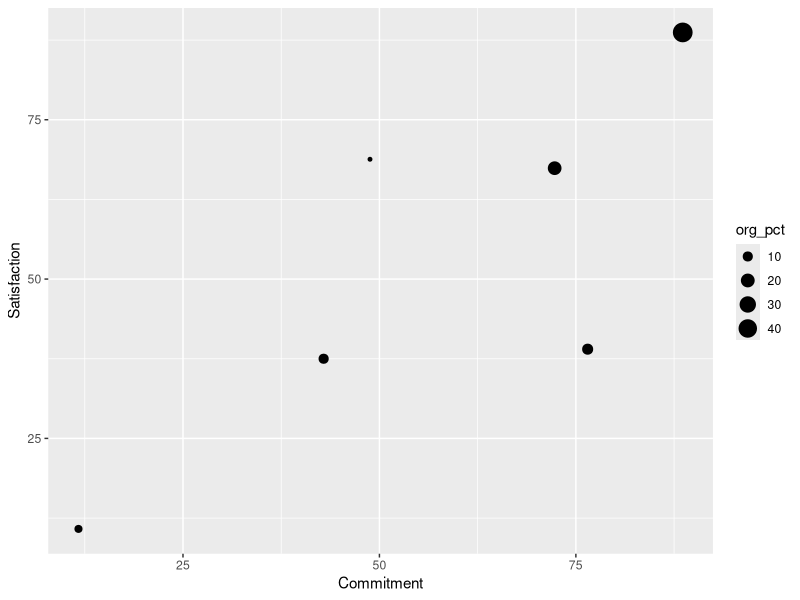
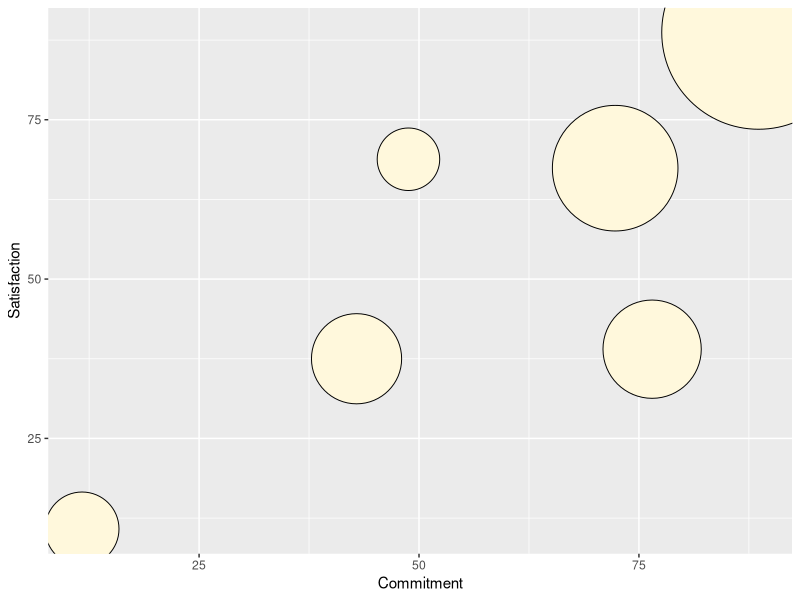
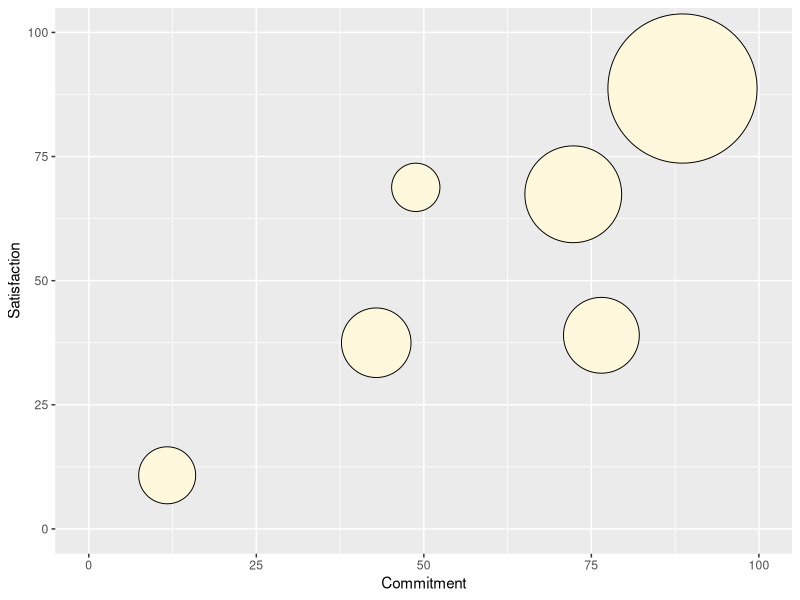
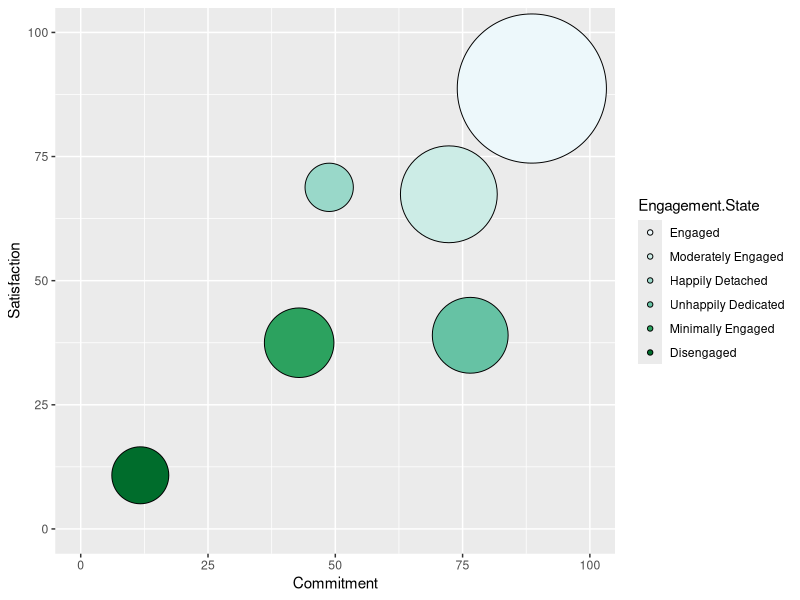
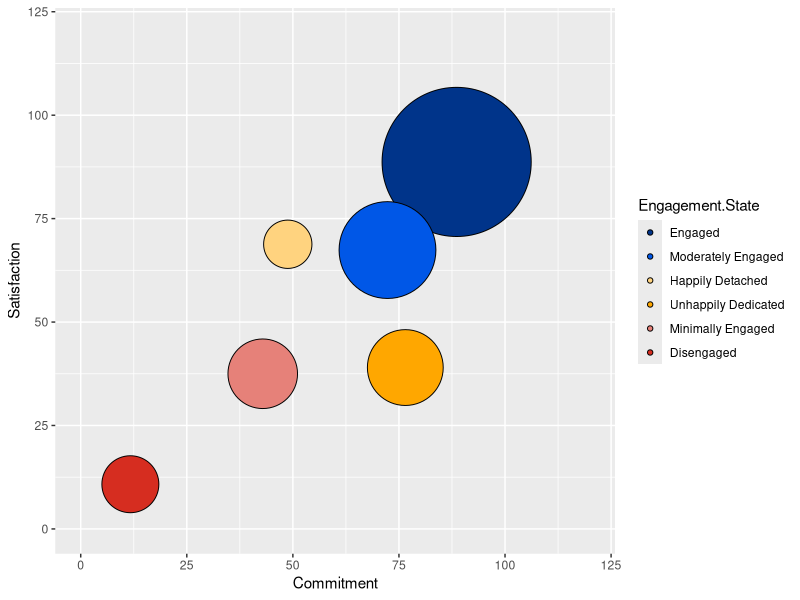

Write the R code that produced these figures, in order.
## ---- chunk 1
knitr::opts_chunk$set(echo = TRUE)
## ---- chunk 2

# preliminaries

setwd("C:/@data/GitHub/WES_engagement_states")

library(ggplot2)
library(dplyr)

eng_state_data <- read.csv("./data/eng_states_data.csv")

eng_state_data <- eng_state_data %>%
  group_by(ORGID) %>%
  mutate(org_pct = Employees/sum(Employees)*100)

head(eng_state_data)

# set the sort function 

eng_state_data$Engagement.State <- factor(eng_state_data$Engagement.State, 
       levels = c("Engaged", "Moderately Engaged",
                  "Happily Detached", "Unhappily Dedicated",
                  "Minimally Engaged", "Disengaged"))
         

eng_state_data <- eng_state_data %>%
  arrange(ORG, Engagement.State)

eng_state_data

## ---- chunk 3

eng_state_plot <- ggplot(subset(eng_state_data, ORGID == "OWL",),
            aes(x = Commitment, y = Satisfaction))

eng_state_plot + 
  geom_point(aes(size = org_pct))

eng_state_plot + 
  geom_point(aes(size = org_pct), shape = 21, colour = "black", fill = "cornsilk") +
  scale_size_area(max_size = 65, guide=FALSE)

# set axis

eng_state_plot + 
  geom_point(aes(size = org_pct), shape = 21, colour = "black", fill = "cornsilk") +
  scale_size_area(max_size = 50, guide=FALSE) +
  xlim(0, 100) +
  ylim(0, 100)



## ---- chunk 4

eng_state_plot <- 
  ggplot(subset(eng_state_data, ORGID == "OWL",),
            aes(x = Commitment, y = Satisfaction, fill = Engagement.State)) + 
  geom_point(aes(size = org_pct, stat="identity"), 
             shape = 21, colour = "black") +
  scale_size_area(max_size = 50, guide=FALSE) + 
  xlim(0,100) + ylim(0,100) +
  scale_fill_manual(values=c("#edf8fb", "#ccece6", "#99d8c9", 
                               "#66c2a4", "#2ca25f", "#006d2c"))


eng_state_plot  


## ---- chunk 5

eng_state_plot <- 
  ggplot(subset(eng_state_data, ORGID == "OWL",),
            aes(x = Commitment, y = Satisfaction, fill = Engagement.State)) + 
  geom_point(aes(size = org_pct, stat="identity"), 
             shape = 21, colour = "black") +
  scale_size_area(max_size = 50, guide=FALSE) + 
  xlim(0,120) + ylim(0,120) +
  scale_fill_manual(values=c("#00348a", "#0057e7", "#FFD37F", 
                               "#ffa700", "#E68179", "#d62d20"))


eng_state_plot  


